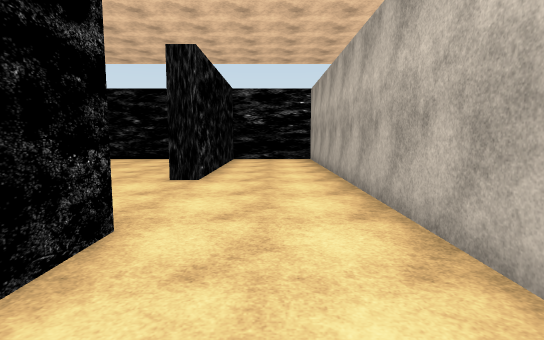
View 1 (above)

13 first-person views from a walk through a 3-D level made in the Unity game engine. The camera is 1.5 m above the floor, tilts 6° down and sees 80° across. Doors are open. The floor is counted in squares, 2 m on a side. Each view is taken from the middle of a square. On the plan, view 1 faces up. The plan holds only what a view shows up to about 11 squares ahead; the rest is blank. The place goes on beyond the plan. The player is left out. Some surface patterns are stand-ins.

View 2
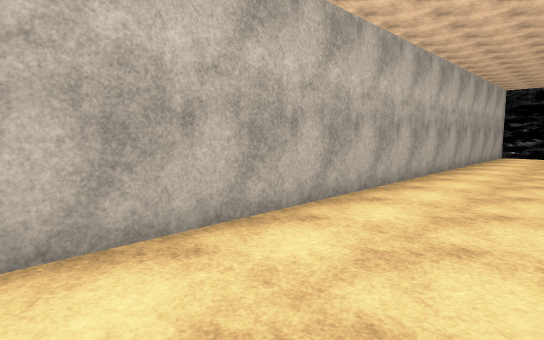

View 3
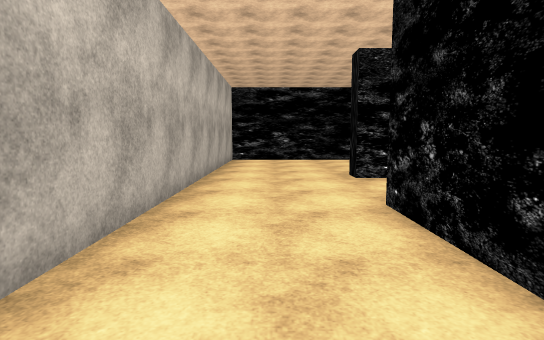

View 4
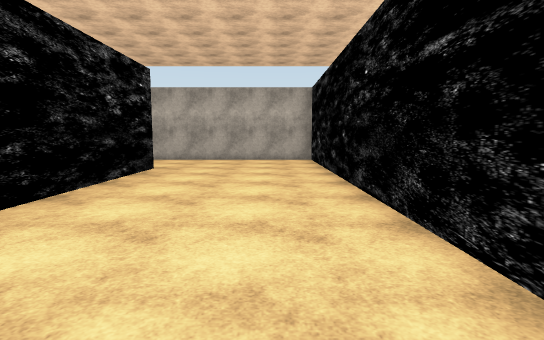

View 5
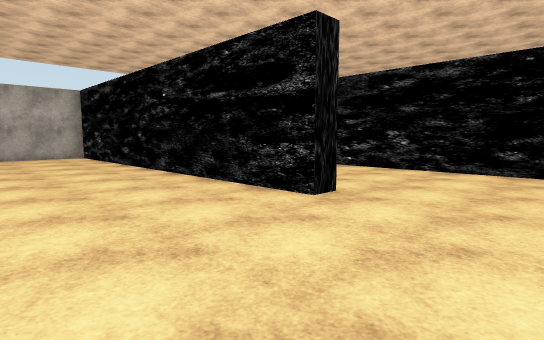

View 6
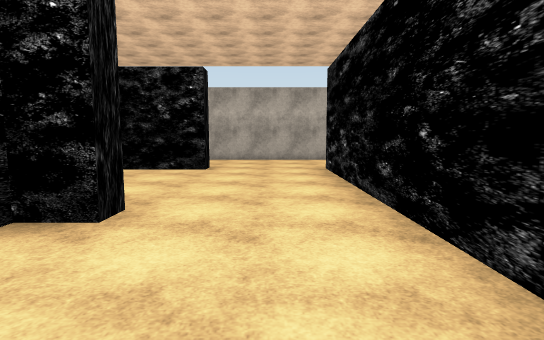

View 7
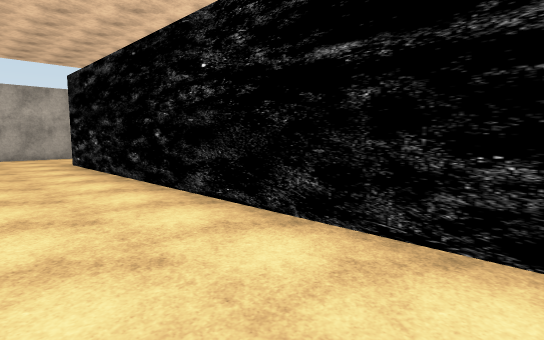

View 8
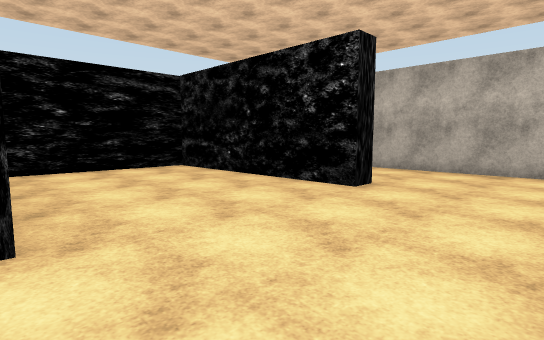

View 9
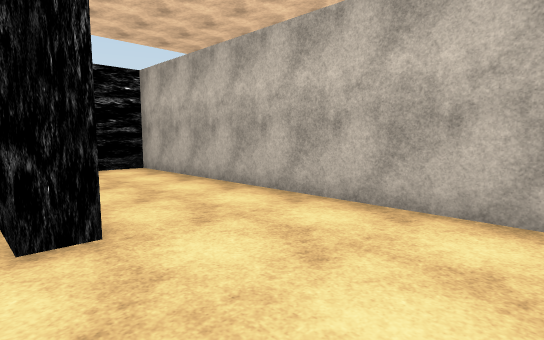

View 10
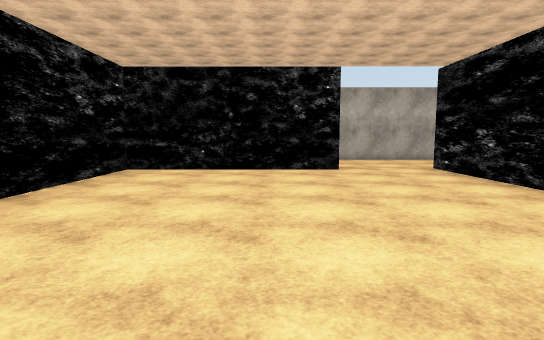

View 11
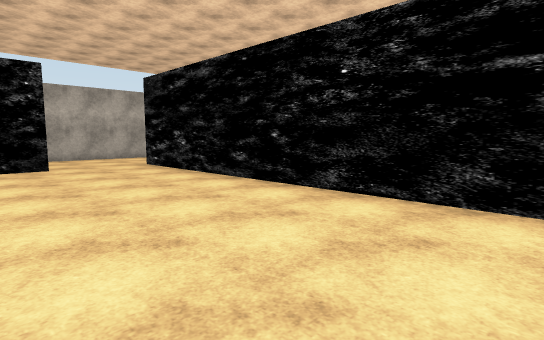

View 12
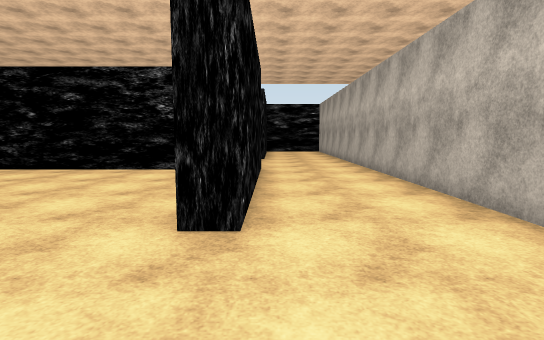

View 13
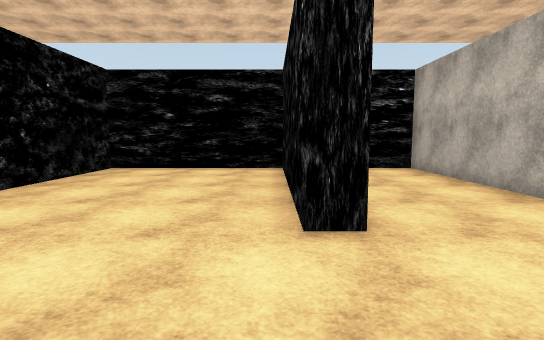

### Floor plan
Points are (right, up) in squares from view 1. A wall is a line through its corners. A room is listed if a view was taken in it or the views show most of it. See-through windows are left out.
Room 1 (views 1, 3, 4, 5, 12)
walls: (-8.5, -9.8) (-8.5, -9.3) (1.3, -9.3) (1.3, 3.4); (-2.5, -4.8) (-1.5, -4.8) (-1.5, -5.3) (-5.8, -5.3); (-1.2, 2.5) (-1.2, -2.5)
ways out: opening at (0.5, 2.5) to room 2; opening at (-1.5, -3.5) to room 3; opening at (-9.5, -10)
Room 2 (views 2, 6, 7, 8, 9, 13)
walls: (-10.9, 2.7) (-1.5, 2.7); (-5.6, 5.5) (-6.3, 5.5); (-1.2, 10.2) (-1.2, 5.5) (-1.7, 5.5) (-1.7, 10.6) (-5.7, 10.6) (-5.7, 7.4); (1.3, 3.4) (1.3, 10.6) (-1.2, 10.6)
ways out: opening at (0.5, 2.5) to room 1
Room 3 (views 10, 11)
walls: (-1.2, -2.5) (-1.7, -2.5) (-1.7, 2.2) (-7.1, 2.2); (-9.8, -4.8) (-2.5, -4.8)
ways out: opening at (-1.5, -3.5) to room 1

Where each view was taken, in squares from view 1:
view 1: 0 up, 0 right, facing up
view 2: 4 up, 1 left, facing down-right
view 3: 1 up, 0 right, facing down
view 4: 8 down, 9 left, facing right
view 5: 6 down, 11 left, facing down-right
view 6: 4 up, 9 left, facing right
view 7: 5 up, 11 left, facing down-right
view 8: 3 up, 6 left, facing up-right
view 9: 3 up, 2 left, facing up-right
view 10: 1 down, 9 left, facing right
view 11: 1 down, 10 left, facing down-right
view 12: 5 down, 1 left, facing up
view 13: 3 up, 2 left, facing up
